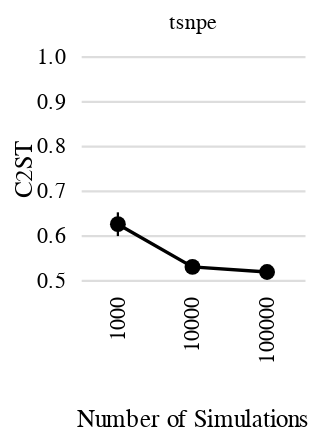

This figure's notebook cell:
### Code cell
results_subset = df.query("task == 'two_moons'")
fig_metric(results_subset, metric="C2ST")

### Figure 1 — Vega-Lite specification as saved in the notebook (floating-point values rounded to 4 significant figures)
{"config": {"view": {"strokeWidth": 0, "continuousHeight": 100, "discreteHeight": 100, "continuousWidth": 100, "discreteWidth": 100}, "axis": {"labelFontWeight": "normal", "titleFontWeight": "normal", "grid": false}, "header": {"labelFontWeight": "normal", "titleFontWeight": "normal", "labelOrient": "top", "titleOrient": "bottom"}, "legend": {"labelFontWeight": "normal", "titleFontWeight": "normal"}, "axisX": {"grid": false, "labelAngle": 270, "domain": false, "domainWidth": 0, "ticks": true, "tickWidth": 0, "minExtent": 0}, "axisY": {"domain": false, "domainWidth": 0, "ticks": true, "tickWidth": 0, "grid": true, "titlePadding": 0, "tickCount": 6.0}, "line": {"size": 1.5}, "point": {"size": 50}}, "data": {"name": "data-ad655a0c40c50c5935a431572a925450"}, "facet": {"column": {"field": "algorithm", "header": {"labels": true}, "sort": null, "title": "Number of Simulations", "type": "nominal"}}, "spec": {"layer": [{"mark": "line", "encoding": {"color": {"field": "algorithm", "legend": null, "scale": {"domain": ["tsnpe"], "range": ["#000000"]}, "type": "nominal"}, "x": {"field": "num_simulations", "title": "", "type": "ordinal"}, "y": {"aggregate": "mean", "axis": {"title": "C2ST"}, "field": "C2ST", "scale": {"domain": [0.5, 1.0], "zero": false}, "type": "quantitative"}}}, {"mark": {"type": "point", "filled": true}, "encoding": {"color": {"field": "algorithm", "legend": null, "scale": {"domain": ["tsnpe"], "range": ["#000000"]}, "type": "nominal"}, "x": {"field": "num_simulations", "title": "", "type": "ordinal"}, "y": {"aggregate": "mean", "axis": {"title": "C2ST"}, "field": "C2ST", "scale": {"domain": [0.5, 1.0], "zero": false}, "type": "quantitative"}}}, {"mark": {"type": "errorbar", "extent": "ci"}, "encoding": {"color": {"field": "algorithm", "legend": null, "scale": {"domain": ["tsnpe"], "range": ["#000000"]}, "type": "nominal"}, "x": {"field": "num_simulations", "title": "", "type": "ordinal"}, "y": {"axis": {"title": "C2ST"}, "field": "C2ST", "scale": {"domain": [0.5, 1.0], "zero": false}, "type": "quantitative"}}}]}, "resolve": {"scale": {"x": "independent"}}, "spacing": 5, "$schema": "https://vega.github.io/schema/vega-lite/v4.17.0.json", "datasets": {"data-ad655a0c40c50c5935a431572a925450": [{"task": "two_moons", "num_simulations": 1000, "num_observation": 1, "algorithm": "tsnpe", "seed": 3131101196, "acceptance rate": "[1.0, 1.0, 1.0, 1.0, 1.0, 1.0, 1.0, 1.0, 1.0, 1.0]", "gt in support": "[1.0, 1.0, 1.0, 1.0, 0.9997000098228455, 1.0, 1.0, 1.0, 0.9998999834060669, 0.9994000196456909]", "C2ST": 0.7036, "MMD": 0.01134, "MEDDIST": 0.09613, "NLTP": null, "RT": 2.789, "num_simulations_simulator": 1000.0, "path": "/mnt/qb/macke/mdeistler57/tsnpe_collection/benchmark/notebooks/../results/2022_05_03/10_13_18_m/0", "folder": "0"}, {"task": "two_moons", "num_simulations": 10000, "num_observation": 3, "algorithm": "tsnpe", "seed": 1063094325, "acceptance rate": "[1.0, 1.0, 1.0, 1.0, 1.0, 1.0, 1.0, 1.0, 1.0, 1.0]", "gt in support": "[1.0, 1.0, 1.0, 1.0, 1.0, 1.0, 1.0, 1.0, 1.0, 1.0]", "C2ST": 0.5009, "MMD": 5.984e-05, "MEDDIST": 0.08837, "NLTP": null, "RT": 10.33, "num_simulations_simulator": 10000.0, "path": "/mnt/qb/macke/mdeistler57/tsnpe_collection/benchmark/notebooks/../results/2022_05_03/10_13_18_m/7", "folder": "7"}, {"task": "two_moons", "num_simulations": 1000, "num_observation": 3, "algorithm": "tsnpe", "seed": 1446880466, "acceptance rate": "[1.0, 1.0, 1.0, 1.0, 1.0, 1.0, 1.0, 1.0, 1.0, 1.0]", "gt in support": "[1.0, 1.0, 1.0, 1.0, 1.0, 1.0, 1.0, 1.0, 1.0, 1.0]", "C2ST": 0.6138, "MMD": 0.005672, "MEDDIST": 0.09332, "NLTP": null, "RT": 3.067, "num_simulations_simulator": 1000.0, "path": "/mnt/qb/macke/mdeistler57/tsnpe_collection/benchmark/notebooks/../results/2022_05_03/10_13_18_m/6", "folder": "6"}, {"task": "two_moons", "num_simulations": 100000, "num_observation": 2, "algorithm": "tsnpe", "seed": 4215558342, "acceptance rate": "[1.0, 1.0, 1.0, 1.0, 1.0, 1.0, 1.0, 1.0, 1.0, 1.0]", "gt in support": "[1.0, 1.0, 1.0, 1.0, 1.0, 1.0, 1.0, 1.0, 1.0, 1.0]", "C2ST": 0.5169, "MMD": 0.0009707, "MEDDIST": 0.08887, "NLTP": null, "RT": 92.8, "num_simulations_simulator": 100000.0, "path": "/mnt/qb/macke/mdeistler57/tsnpe_collection/benchmark/notebooks/../results/2022_05_03/10_13_18_m/5", "folder": "5"}, {"task": "two_moons", "num_simulations": 10000, "num_observation": 2, "algorithm": "tsnpe", "seed": 1008125365, "acceptance rate": "[1.0, 1.0, 1.0, 1.0, 1.0, 1.0, 1.0, 1.0, 1.0, 1.0]", "gt in support": "[1.0, 1.0, 1.0, 0.9998999834060669, 1.0, 0.9998999834060669, 1.0, 1.0, 1.0, 1.0]", "C2ST": 0.5367, "MMD": 0.003237, "MEDDIST": 0.08742, "NLTP": null, "RT": 11.3, "num_simulations_simulator": 10000.0, "path": "/mnt/qb/macke/mdeistler57/tsnpe_collection/benchmark/notebooks/../results/2022_05_03/10_13_18_m/4", "folder": "4"}, {"task": "two_moons", "num_simulations": 1000, "num_observation": 2, "algorithm": "tsnpe", "seed": 3268013956, "acceptance rate": "[1.0, 1.0, 1.0, 1.0, 1.0, 1.0, 1.0, 1.0, 1.0, 1.0]", "gt in support": "[1.0, 1.0, 1.0, 1.0, 1.0, 1.0, 1.0, 1.0, 1.0, 1.0]", "C2ST": 0.6021, "MMD": 0.005963, "MEDDIST": 0.09195, "NLTP": null, "RT": 3.094, "num_simulations_simulator": 1000.0, "path": "/mnt/qb/macke/mdeistler57/tsnpe_collection/benchmark/notebooks/../results/2022_05_03/10_13_18_m/3", "folder": "3"}, {"task": "two_moons", "num_simulations": 100000, "num_observation": 10, "algorithm": "tsnpe", "seed": 3422385316, "acceptance rate": "[1.0, 1.0, 1.0, 1.0, 1.0, 1.0, 1.0, 1.0, 1.0, 1.0]", "gt in support": "[1.0, 1.0, 0.9998000264167786, 0.9997000098228455, 0.9998999834060669, 0.9998999834060669, 0.9998999834060669, 0.9994000196456909, 1.0, 1.0]", "C2ST": 0.5179, "MMD": 0.001307, "MEDDIST": 0.0869, "NLTP": null, "RT": 102.6, "num_simulations_simulator": 100000.0, "path": "/mnt/qb/macke/mdeistler57/tsnpe_collection/benchmark/notebooks/../results/2022_05_03/10_13_18_m/29", "folder": "29"}, {"task": "two_moons", "num_simulations": 10000, "num_observation": 10, "algorithm": "tsnpe", "seed": 2258185557, "acceptance rate": "[1.0, 1.0, 1.0, 1.0, 1.0, 1.0, 1.0, 1.0, 1.0, 1.0]", "gt in support": "[1.0, 0.9994999766349792, 1.0, 1.0, 1.0, 1.0, 1.0, 1.0, 1.0, 1.0]", "C2ST": 0.5333, "MMD": 0.005491, "MEDDIST": 0.09003, "NLTP": null, "RT": 13.62, "num_simulations_simulator": 10000.0, "path": "/mnt/qb/macke/mdeistler57/tsnpe_collection/benchmark/notebooks/../results/2022_05_03/10_13_18_m/28", "folder": "28"}, {"task": "two_moons", "num_simulations": 1000, "num_observation": 10, "algorithm": "tsnpe", "seed": 671472096, "acceptance rate": "[1.0, 1.0, 1.0, 1.0, 1.0, 1.0, 1.0, 1.0, 1.0, 1.0]", "gt in support": "[1.0, 1.0, 1.0, 1.0, 1.0, 1.0, 1.0, 1.0, 1.0, 0.9994999766349792]", "C2ST": 0.6687, "MMD": 0.01624, "MEDDIST": 0.08686, "NLTP": null, "RT": 3.413, "num_simulations_simulator": 1000.0, "path": "/mnt/qb/macke/mdeistler57/tsnpe_collection/benchmark/notebooks/../results/2022_05_03/10_13_18_m/27", "folder": "27"}, {"task": "two_moons", "num_simulations": 100000, "num_observation": 9, "algorithm": "tsnpe", "seed": 1216404513, "acceptance rate": "[1.0, 1.0, 1.0, 1.0, 1.0, 1.0, 1.0, 1.0, 1.0, 1.0]", "gt in support": "[1.0, 1.0, 1.0, 1.0, 1.0, 1.0, 1.0, 1.0, 1.0, 1.0]", "C2ST": 0.497, "MMD": 0.001466, "MEDDIST": 0.08593, "NLTP": null, "RT": 91.63, "num_simulations_simulator": 100000.0, "path": "/mnt/qb/macke/mdeistler57/tsnpe_collection/benchmark/notebooks/../results/2022_05_03/10_13_18_m/26", "folder": "26"}, {"task": "two_moons", "num_simulations": 10000, "num_observation": 9, "algorithm": "tsnpe", "seed": 583840884, "acceptance rate": "[1.0, 1.0, 1.0, 1.0, 1.0, 1.0, 1.0, 1.0, 1.0, 1.0]", "gt in support": "[1.0, 1.0, 1.0, 0.9998000264167786, 1.0, 1.0, 1.0, 0.9998999834060669, 1.0, 1.0]", "C2ST": 0.5219, "MMD": 0.004149, "MEDDIST": 0.08954, "NLTP": null, "RT": 10.65, "num_simulations_simulator": 10000.0, "path": "/mnt/qb/macke/mdeistler57/tsnpe_collection/benchmark/notebooks/../results/2022_05_03/10_13_18_m/25", "folder": "25"}, {"task": "two_moons", "num_simulations": 1000, "num_observation": 9, "algorithm": "tsnpe", "seed": 3580695213, "acceptance rate": "[1.0, 1.0, 1.0, 1.0, 1.0, 1.0, 1.0, 1.0, 1.0, 1.0]", "gt in support": "[1.0, 1.0, 1.0, 1.0, 1.0, 0.9882000088691711, 0.9991000294685364, 0.9998999834060669, 0.9998999834060669, 0.9994000196456909]", "C2ST": 0.6186, "MMD": 0.006767, "MEDDIST": 0.08817, "NLTP": null, "RT": 3.383, "num_simulations_simulator": 1000.0, "path": "/mnt/qb/macke/mdeistler57/tsnpe_collection/benchmark/notebooks/../results/2022_05_03/10_13_18_m/24", "folder": "24"}, {"task": "two_moons", "num_simulations": 100000, "num_observation": 8, "algorithm": "tsnpe", "seed": 3904465236, "acceptance rate": "[1.0, 1.0, 1.0, 1.0, 1.0, 1.0, 1.0, 1.0, 1.0, 1.0]", "gt in support": "[1.0, 1.0, 1.0, 1.0, 1.0, 1.0, 1.0, 1.0, 1.0, 1.0]", "C2ST": 0.5125, "MMD": 0.0004493, "MEDDIST": 0.08811, "NLTP": null, "RT": 102.1, "num_simulations_simulator": 100000.0, "path": "/mnt/qb/macke/mdeistler57/tsnpe_collection/benchmark/notebooks/../results/2022_05_03/10_13_18_m/23", "folder": "23"}, {"task": "two_moons", "num_simulations": 10000, "num_observation": 8, "algorithm": "tsnpe", "seed": 2562786698, "acceptance rate": "[1.0, 1.0, 1.0, 1.0, 1.0, 1.0, 1.0, 1.0, 1.0, 1.0]", "gt in support": "[1.0, 1.0, 1.0, 0.9998999834060669, 0.9997000098228455, 0.9995999932289124, 0.9998999834060669, 1.0, 1.0, 1.0]", "C2ST": 0.5463, "MMD": 0.01119, "MEDDIST": 0.08918, "NLTP": null, "RT": 10.71, "num_simulations_simulator": 10000.0, "path": "/mnt/qb/macke/mdeistler57/tsnpe_collection/benchmark/notebooks/../results/2022_05_03/10_13_18_m/22", "folder": "22"}, {"task": "two_moons", "num_simulations": 1000, "num_observation": 8, "algorithm": "tsnpe", "seed": 504174393, "acceptance rate": "[1.0, 1.0, 1.0, 1.0, 1.0, 1.0, 1.0, 1.0, 1.0, 1.0]", "gt in support": "[1.0, 1.0, 1.0, 1.0, 1.0, 1.0, 1.0, 0.9955999851226807, 0.9829999804496765, 0.9950000047683716]", "C2ST": 0.6005, "MMD": 0.01411, "MEDDIST": 0.09525, "NLTP": null, "RT": 2.872, "num_simulations_simulator": 1000.0, "path": "/mnt/qb/macke/mdeistler57/tsnpe_collection/benchmark/notebooks/../results/2022_05_03/10_13_18_m/21", "folder": "21"}, {"task": "two_moons", "num_simulations": 100000, "num_observation": 7, "algorithm": "tsnpe", "seed": 1868753793, "acceptance rate": "[1.0, 1.0, 1.0, 1.0, 1.0, 1.0, 1.0, 1.0, 1.0, 1.0]", "gt in support": "[1.0, 0.9998999834060669, 0.9998999834060669, 0.9998999834060669, 0.9998999834060669, 0.9998999834060669, 1.0, 0.9998999834060669, 1.0, 1.0]", "C2ST": 0.5292, "MMD": 0.004916, "MEDDIST": 0.08947, "NLTP": null, "RT": 107.1, "num_simulations_simulator": 100000.0, "path": "/mnt/qb/macke/mdeistler57/tsnpe_collection/benchmark/notebooks/../results/2022_05_03/10_13_18_m/20", "folder": "20"}, {"task": "two_moons", "num_simulations": 100000, "num_observation": 1, "algorithm": "tsnpe", "seed": 993510728, "acceptance rate": "[1.0, 1.0, 1.0, 1.0, 1.0, 1.0, 1.0, 1.0, 1.0, 1.0]", "gt in support": "[1.0, 1.0, 1.0, 1.0, 1.0, 1.0, 1.0, 1.0, 0.9998999834060669, 0.9998000264167786]", "C2ST": 0.517, "MMD": 0.0005342, "MEDDIST": 0.08838, "NLTP": null, "RT": 125.2, "num_simulations_simulator": 100000.0, "path": "/mnt/qb/macke/mdeistler57/tsnpe_collection/benchmark/notebooks/../results/2022_05_03/10_13_18_m/2", "folder": "2"}, {"task": "two_moons", "num_simulations": 10000, "num_observation": 7, "algorithm": "tsnpe", "seed": 902988363, "acceptance rate": "[1.0, 1.0, 1.0, 1.0, 1.0, 1.0, 1.0, 1.0, 1.0, 1.0]", "gt in support": "[1.0, 0.9950000047683716, 0.9998999834060669, 0.9998000264167786, 1.0, 1.0, 1.0, 1.0, 1.0, 1.0]", "C2ST": 0.527, "MMD": 0.001446, "MEDDIST": 0.08952, "NLTP": null, "RT": 11.36, "num_simulations_simulator": 10000.0, "path": "/mnt/qb/macke/mdeistler57/tsnpe_collection/benchmark/notebooks/../results/2022_05_03/10_13_18_m/19", "folder": "19"}, {"task": "two_moons", "num_simulations": 1000, "num_observation": 7, "algorithm": "tsnpe", "seed": 2993493194, "acceptance rate": "[1.0, 1.0, 1.0, 1.0, 1.0, 1.0, 1.0, 1.0, 1.0, 1.0]", "gt in support": "[1.0, 1.0, 1.0, 1.0, 1.0, 1.0, 1.0, 1.0, 1.0, 1.0]", "C2ST": 0.551, "MMD": 0.005493, "MEDDIST": 0.08781, "NLTP": null, "RT": 3.722, "num_simulations_simulator": 1000.0, "path": "/mnt/qb/macke/mdeistler57/tsnpe_collection/benchmark/notebooks/../results/2022_05_03/10_13_18_m/18", "folder": "18"}, {"task": "two_moons", "num_simulations": 100000, "num_observation": 6, "algorithm": "tsnpe", "seed": 2226701443, "acceptance rate": "[1.0, 1.0, 1.0, 1.0, 1.0, 1.0, 1.0, 1.0, 1.0, 1.0]", "gt in support": "[1.0, 1.0, 1.0, 1.0, 1.0, 1.0, 1.0, 1.0, 1.0, 1.0]", "C2ST": 0.5314, "MMD": 0.003036, "MEDDIST": 0.08803, "NLTP": null, "RT": 99.6, "num_simulations_simulator": 100000.0, "path": "/mnt/qb/macke/mdeistler57/tsnpe_collection/benchmark/notebooks/../results/2022_05_03/10_13_18_m/17", "folder": "17"}, {"task": "two_moons", "num_simulations": 10000, "num_observation": 6, "algorithm": "tsnpe", "seed": 76691477, "acceptance rate": "[1.0, 1.0, 1.0, 1.0, 1.0, 1.0, 1.0, 1.0, 1.0, 1.0]", "gt in support": "[1.0, 1.0, 1.0, 1.0, 0.9998999834060669, 0.9998999834060669, 0.9998999834060669, 1.0, 0.9998999834060669, 1.0]", "C2ST": 0.5072, "MMD": -2.623e-06, "MEDDIST": 0.08925, "NLTP": null, "RT": 10.02, "num_simulations_simulator": 10000.0, "path": "/mnt/qb/macke/mdeistler57/tsnpe_collection/benchmark/notebooks/../results/2022_05_03/10_13_18_m/16", "folder": "16"}, {"task": "two_moons", "num_simulations": 1000, "num_observation": 6, "algorithm": "tsnpe", "seed": 1946186468, "acceptance rate": "[1.0, 1.0, 1.0, 1.0, 1.0, 1.0, 1.0, 1.0, 1.0, 1.0]", "gt in support": "[1.0, 1.0, 1.0, 1.0, 1.0, 1.0, 1.0, 1.0, 1.0, 1.0]", "C2ST": 0.5877, "MMD": 0.0003607, "MEDDIST": 0.09118, "NLTP": null, "RT": 3.023, "num_simulations_simulator": 1000.0, "path": "/mnt/qb/macke/mdeistler57/tsnpe_collection/benchmark/notebooks/../results/2022_05_03/10_13_18_m/15", "folder": "15"}, {"task": "two_moons", "num_simulations": 100000, "num_observation": 5, "algorithm": "tsnpe", "seed": 6283906, "acceptance rate": "[1.0, 1.0, 1.0, 1.0, 1.0, 1.0, 1.0, 1.0, 1.0, 1.0]", "gt in support": "[1.0, 0.9998999834060669, 0.9998999834060669, 0.9998999834060669, 0.9998999834060669, 0.9998999834060669, 0.9998999834060669, 1.0, 1.0, 0.9998999834060669]", "C2ST": 0.5, "MMD": -2.623e-05, "MEDDIST": 0.09294, "NLTP": null, "RT": 141.0, "num_simulations_simulator": 100000.0, "path": "/mnt/qb/macke/mdeistler57/tsnpe_collection/benchmark/notebooks/../results/2022_05_03/10_13_18_m/14", "folder": "14"}, {"task": "two_moons", "num_simulations": 10000, "num_observation": 5, "algorithm": "tsnpe", "seed": 2628328256, "acceptance rate": "[1.0, 1.0, 1.0, 1.0, 1.0, 1.0, 1.0, 1.0, 1.0, 1.0]", "gt in support": "[1.0, 1.0, 1.0, 1.0, 1.0, 1.0, 0.9995999932289124, 1.0, 0.9995999932289124, 0.9990000128746033]", "C2ST": 0.5434, "MMD": 0.00328, "MEDDIST": 0.09302, "NLTP": null, "RT": 14.18, "num_simulations_simulator": 10000.0, "path": "/mnt/qb/macke/mdeistler57/tsnpe_collection/benchmark/notebooks/../results/2022_05_03/10_13_18_m/13", "folder": "13"}, {"task": "two_moons", "num_simulations": 1000, "num_observation": 5, "algorithm": "tsnpe", "seed": 3014379647, "acceptance rate": "[1.0, 1.0, 1.0, 1.0, 1.0, 1.0, 1.0, 1.0, 1.0, 1.0]", "gt in support": "[1.0, 1.0, 1.0, 1.0, 1.0, 1.0, 1.0, 1.0, 1.0, 1.0]", "C2ST": 0.669, "MMD": 0.008816, "MEDDIST": 0.09229, "NLTP": null, "RT": 3.206, "num_simulations_simulator": 1000.0, "path": "/mnt/qb/macke/mdeistler57/tsnpe_collection/benchmark/notebooks/../results/2022_05_03/10_13_18_m/12", "folder": "12"}, {"task": "two_moons", "num_simulations": 100000, "num_observation": 4, "algorithm": "tsnpe", "seed": 2501511208, "acceptance rate": "[1.0, 1.0, 1.0, 1.0, 1.0, 1.0, 1.0, 1.0, 1.0, 1.0]", "gt in support": "[1.0, 1.0, 0.9997000098228455, 1.0, 1.0, 1.0, 1.0, 1.0, 1.0, 1.0]", "C2ST": 0.5324, "MMD": 0.002663, "MEDDIST": 0.08648, "NLTP": null, "RT": 102.2, "num_simulations_simulator": 100000.0, "path": "/mnt/qb/macke/mdeistler57/tsnpe_collection/benchmark/notebooks/../results/2022_05_03/10_13_18_m/11", "folder": "11"}, {"task": "two_moons", "num_simulations": 10000, "num_observation": 4, "algorithm": "tsnpe", "seed": 2054043375, "acceptance rate": "[1.0, 1.0, 1.0, 1.0, 1.0, 1.0, 1.0, 1.0, 1.0, 1.0]", "gt in support": "[1.0, 1.0, 1.0, 1.0, 1.0, 1.0, 1.0, 0.9998999834060669, 0.9998999834060669, 0.9998999834060669]", "C2ST": 0.5344, "MMD": 0.00496, "MEDDIST": 0.08942, "NLTP": null, "RT": 11.04, "num_simulations_simulator": 10000.0, "path": "/mnt/qb/macke/mdeistler57/tsnpe_collection/benchmark/notebooks/../results/2022_05_03/10_13_18_m/10", "folder": "10"}, {"task": "two_moons", "num_simulations": 10000, "num_observation": 1, "algorithm": "tsnpe", "seed": 1797521202, "acceptance rate": "[1.0, 1.0, 1.0, 1.0, 1.0, 1.0, 1.0, 1.0, 1.0, 1.0]", "gt in support": "[1.0, 0.9994000196456909, 1.0, 1.0, 0.9998999834060669, 1.0, 0.9998999834060669, 1.0, 1.0, 1.0]", "C2ST": 0.5349, "MMD": 0.003806, "MEDDIST": 0.08825, "NLTP": null, "RT": 10.25, "num_simulations_simulator": 10000.0, "path": "/mnt/qb/macke/mdeistler57/tsnpe_collection/benchmark/notebooks/../results/2022_05_03/10_13_18_m/1", "folder": "1"}, {"task": "two_moons", "num_simulations": 100000, "num_observation": 3, "algorithm": "tsnpe", "seed": 2899608091, "acceptance rate": "[1.0, 1.0, 1.0, 1.0, 1.0, 1.0, 1.0, 1.0, 1.0, 1.0]", "gt in support": "[1.0, 0.9998000264167786, 0.9998999834060669, 1.0, 1.0, 1.0, 1.0, 0.9998999834060669, 1.0, 1.0]", "C2ST": 0.5182, "MMD": 0.0005269, "MEDDIST": 0.08865, "NLTP": null, "RT": 105.1, "num_simulations_simulator": 100000.0, "path": "/mnt/qb/macke/mdeistler57/tsnpe_collection/benchmark/notebooks/../results/2022_05_03/10_13_18_m/8", "folder": "8"}, {"task": "two_moons", "num_simulations": 1000, "num_observation": 4, "algorithm": "tsnpe", "seed": 3313487790, "acceptance rate": "[1.0, 1.0, 1.0, 1.0, 1.0, 1.0, 1.0, 1.0, 1.0, 1.0]", "gt in support": "[1.0, 1.0, 1.0, 1.0, 1.0, 1.0, 1.0, 1.0, 1.0, 1.0]", "C2ST": 0.6259, "MMD": 0.01487, "MEDDIST": 0.09011, "NLTP": null, "RT": 2.971, "num_simulations_simulator": 1000.0, "path": "/mnt/qb/macke/mdeistler57/tsnpe_collection/benchmark/notebooks/../results/2022_05_03/10_13_18_m/9", "folder": "9"}]}}
